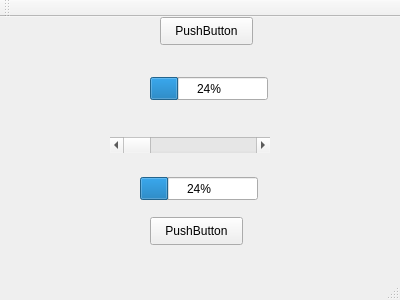
<?xml version="1.0" encoding="UTF-8"?>
<ui version="4.0">
 <class>G2</class>
 <widget class="QMainWindow" name="G2">
  <property name="geometry">
   <rect>
    <x>0</x>
    <y>0</y>
    <width>400</width>
    <height>300</height>
   </rect>
  </property>
  <property name="windowTitle">
   <string>G2</string>
  </property>
  <widget class="QWidget" name="centralWidget">
   <widget class="QPushButton" name="pushButton">
    <property name="geometry">
     <rect>
      <x>160</x>
      <y>0</y>
      <width>93</width>
      <height>28</height>
     </rect>
    </property>
    <property name="text">
     <string>PushButton</string>
    </property>
   </widget>
   <widget class="QProgressBar" name="progressBar">
    <property name="geometry">
     <rect>
      <x>150</x>
      <y>60</y>
      <width>118</width>
      <height>23</height>
     </rect>
    </property>
    <property name="value">
     <number>24</number>
    </property>
   </widget>
   <widget class="QScrollBar" name="horizontalScrollBar">
    <property name="geometry">
     <rect>
      <x>110</x>
      <y>120</y>
      <width>160</width>
      <height>16</height>
     </rect>
    </property>
    <property name="orientation">
     <enum>Qt::Horizontal</enum>
    </property>
   </widget>
   <widget class="QProgressBar" name="progressBar_2">
    <property name="geometry">
     <rect>
      <x>140</x>
      <y>160</y>
      <width>118</width>
      <height>23</height>
     </rect>
    </property>
    <property name="value">
     <number>24</number>
    </property>
   </widget>
   <widget class="QPushButton" name="pushButton_2">
    <property name="geometry">
     <rect>
      <x>150</x>
      <y>200</y>
      <width>93</width>
      <height>28</height>
     </rect>
    </property>
    <property name="text">
     <string>PushButton</string>
    </property>
   </widget>
  </widget>
  <widget class="QMenuBar" name="menuBar">
   <property name="geometry">
    <rect>
     <x>0</x>
     <y>0</y>
     <width>400</width>
     <height>20</height>
    </rect>
   </property>
  </widget>
  <widget class="QToolBar" name="mainToolBar">
   <attribute name="toolBarArea">
    <enum>TopToolBarArea</enum>
   </attribute>
   <attribute name="toolBarBreak">
    <bool>false</bool>
   </attribute>
  </widget>
  <widget class="QStatusBar" name="statusBar"/>
 </widget>
 <layoutdefault spacing="6" margin="11"/>
 <resources/>
 <connections>
  <connection>
   <sender>horizontalScrollBar</sender>
   <signal>valueChanged(int)</signal>
   <receiver>progressBar</receiver>
   <slot>setValue(int)</slot>
   <hints>
    <hint type="sourcelabel">
     <x>202</x>
     <y>162</y>
    </hint>
    <hint type="destinationlabel">
     <x>215</x>
     <y>108</y>
    </hint>
   </hints>
  </connection>
  <connection>
   <sender>horizontalScrollBar</sender>
   <signal>valueChanged(int)</signal>
   <receiver>progressBar_2</receiver>
   <slot>setValue(int)</slot>
   <hints>
    <hint type="sourcelabel">
     <x>180</x>
     <y>161</y>
    </hint>
    <hint type="destinationlabel">
     <x>181</x>
     <y>202</y>
    </hint>
   </hints>
  </connection>
  <connection>
   <sender>pushButton_2</sender>
   <signal>clicked()</signal>
   <receiver>progressBar_2</receiver>
   <slot>reset()</slot>
   <hints>
    <hint type="sourcelabel">
     <x>232</x>
     <y>246</y>
    </hint>
    <hint type="destinationlabel">
     <x>234</x>
     <y>215</y>
    </hint>
   </hints>
  </connection>
 </connections>
</ui>
